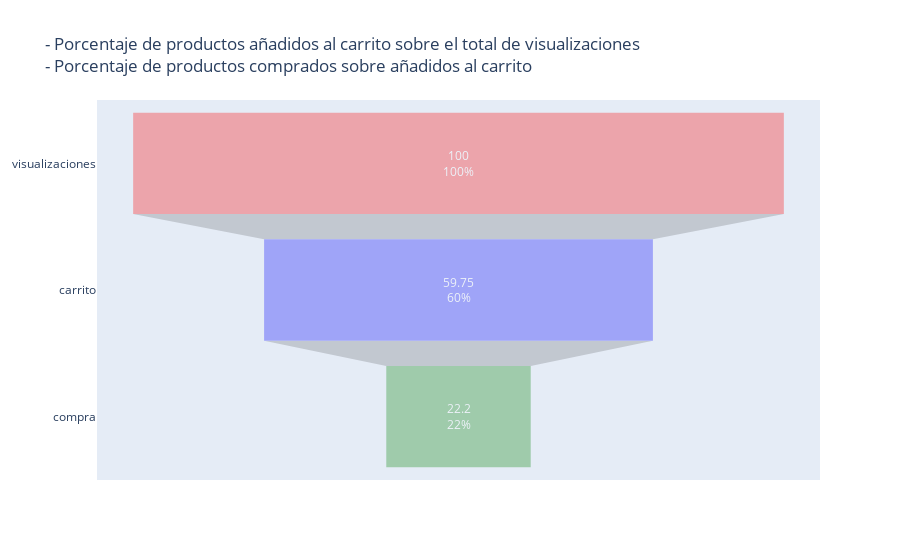

Notebook source saved alongside this figure:
### Markdown cell above
### Visualizamos la información en gráficos de funnel

### Code cell
# Esta función recibe la variable de los eventos como entrada
def funnel_analytics_1(evento):
    
    # hacemos el conteo
    eventos = df.evento.value_counts()

    # preparamos las variables
    visualizaciones = 100
    porcentaje_cart_sobre_view = (eventos['cart'] / eventos['view']) * 100
    porcentaje_remove_sobre_cart = (eventos['remove_from_cart'] / eventos['cart']) * 100
    porcentaje_purchase_sobre_cart = (eventos['purchase'] / eventos['cart']) * 100
    
    kpis = pd.DataFrame({'kpi':['visualizaciones','carrito','compra'],
                         'valor':[visualizaciones, porcentaje_cart_sobre_view, porcentaje_purchase_sobre_cart]})

    # Crear el gráfico
    fig = go.Figure(go.Funnel(
    y = kpis['kpi'],  # Nombres de las etapas
    x = kpis['valor'].round(2),  # Valores en porcentaje
    marker = {'color': ['red', 'blue', 'green']},  # Colores personalizados
    opacity = 0.3,  # Opacidad de las barras
    textinfo = "value+percent initial"  # Mostrar valores y porcentaje inicial
    ))

    # Configurar el título del gráfico
    fig.update_layout(title = "- Porcentaje de productos añadidos al carrito sobre el total de visualizaciones <br>- Porcentaje de productos comprados sobre añadidos al carrito")

    # Mostrar el gráfico
    fig.show()

    #imprimimos un informe de conclusiones
    print(f'Porcentaje de productos añadidos al carrito (cart) sobre el total de visualizaciones (view): {porcentaje_cart_sobre_view:.2f}% ')
    print(f"Porcentaje de productos comprados (purchase) sobre añadidos al carrito (cart): {porcentaje_purchase_sobre_cart:.2f}%")
    print(f'\nPor tanto existe un {100 - porcentaje_cart_sobre_view.round(2)}% de visualizaciones sobre las que trabajar para conseguir más carritos, y un {100 - porcentaje_purchase_sobre_cart.round(2)}% de carritos sobre los que trabajar para conseguir más compras.')

funnel_analytics_1(df.evento)

### Figure 1 — Plotly figure (JSON) as saved in the notebook; plotly's stock layout.template omitted (floating-point values rounded to 4 significant figures)
{"data": [{"marker": {"color": ["red", "blue", "green"]}, "opacity": 0.3, "textinfo": "value+percent initial", "type": "funnel", "x": [100.0, 59.75, 22.2], "y": ["visualizaciones", "carrito", "compra"]}], "layout": {"title": {"text": "- Porcentaje de productos añadidos al carrito sobre el total de visualizaciones <br>- Porcentaje de productos comprados sobre añadidos al carrito"}}}
